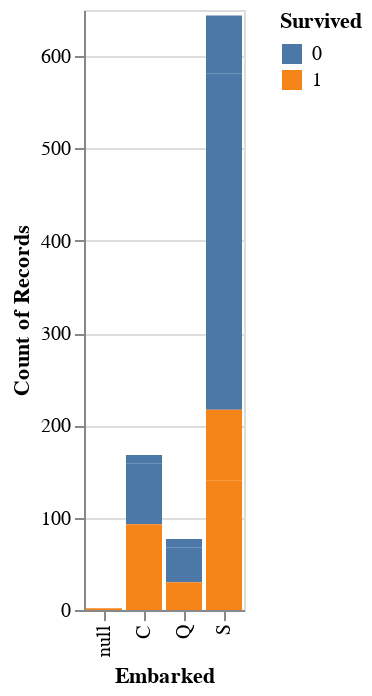

Write notebook code for a chart like this one.
### Markdown cell above
It is unclear, but families with less siblings/spouse have better record of surving. From `Parch`, no evident reasoning can be drawn.

### Code cell
alt.Chart(df_train).mark_bar().encode(
    x = 'Embarked',
    y = 'count()',
    color = 'Survived:N',
    tooltip = ['count()','Sex:N']
).interactive()

### Figure 1 — Vega-Lite specification as saved in the notebook (floating-point values rounded to 4 significant figures; data arrays with more than 128 entries replaced by an {"elided": "..."} marker saying what was removed)
{"config": {"view": {"continuousWidth": 400, "continuousHeight": 300}}, "data": {"name": "data-7e20af5516ca5367def43cffe16b7999"}, "mark": "bar", "encoding": {"color": {"field": "Survived", "type": "nominal"}, "tooltip": [{"aggregate": "count", "type": "quantitative"}, {"field": "Sex", "type": "nominal"}], "x": {"field": "Embarked", "type": "nominal"}, "y": {"aggregate": "count", "type": "quantitative"}}, "selection": {"selector017": {"type": "interval", "bind": "scales", "encodings": ["x", "y"]}}, "$schema": "https://vega.github.io/schema/vega-lite/v4.17.0.json", "datasets": {"data-7e20af5516ca5367def43cffe16b7999": {"elided": "891 records"}}}
